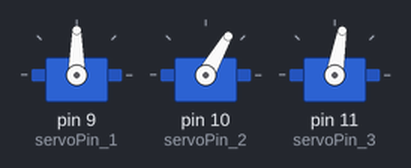
Bench run of a sketch on a simulated Arduino Uno, built with avr-gcc and run on an emulated ATmega328P. Shown: 3 × servo.

Above: at 0.1 s.
At 3.1 s:
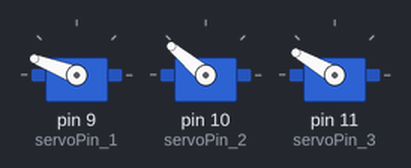
At 6.1 s:
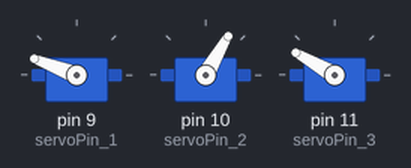
At 7.1 s:
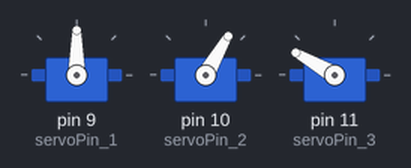
Timing chart, 0 to 8.6 s (numbered marks = the images above):
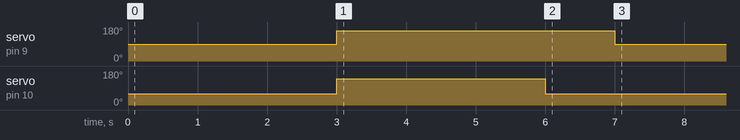

The sketch:

3Motors_v3.ino
```cpp
#include <Servo.h>
Servo myservo_1;
Servo myservo_2;
Servo myservo_3;
int servoPin_1 = 9;
int servoPin_2 = 10;
int servoPin_3 = 11;

// Function to rotate the servo motor thus open valve
void addAngles(Servo &servoMotor, int Start_angle, int End_Angle)
{
  for (int pos = Start_angle; pos <= End_Angle; pos += 1)
  {
    // in steps of 1 degree
    servoMotor.write(pos);              // tell servo to go to position in variable 'pos'
    delay(15);                       // waits 15ms for the servo to reach the position
  }
}

// Function to rotate the servo motor thus close valve
void minusAngles(Servo &servoMotor, int Start_angle, int End_Angle)
{
  for (int pos = End_Angle; pos >= Start_angle; pos -= 1)
  {
    // in steps of 1 degree
    servoMotor.write(pos);              // tell servo to go to position in variable 'pos'
    delay(15);                       // waits 15ms for the servo to reach the position
  }
}

void setup()
{
  myservo_1.attach(servoPin_1); // set pin for servo control
  myservo_2.attach(servoPin_2);
  myservo_3.attach(servoPin_3);

  // show calibrated angles
  myservo_1.write(90); // horizontal
  myservo_2.write(60); // extra 2 seconds delay
  myservo_3.write(80);
  delay(3000);
  myservo_1.write(159); // start with vertical
  myservo_2.write(140);
  myservo_3.write(150);
  delay(3000);
}

void loop()
{
  myservo_2.write(60); // close valve 2
  delay(1000);
  myservo_1.write(90); // open valve 1
  delay(5*60000);
  myservo_1.write(159);
  delay(1000);
  myservo_2.write(140); // valve 2 open
  delay(5*61000);
  myservo_2.write(60); // valve 2 close
  delay(1000);
  myservo_3.write(80);
  delay(5*60000);
  myservo_3.write(150); // valve 3 close
  delay(1000);
  myservo_2.write(140); // valve 2 open
  delay(5*61000);
}
```

Measured:
- by itself, servo on pin 9 (servoPin_1): 90° → 159° at 3.0 s, → 90° 4.0 s later
- by itself, servo on pin 10 (servoPin_2): 60° → 140° at 3.0 s, → 60° 3.0 s later
